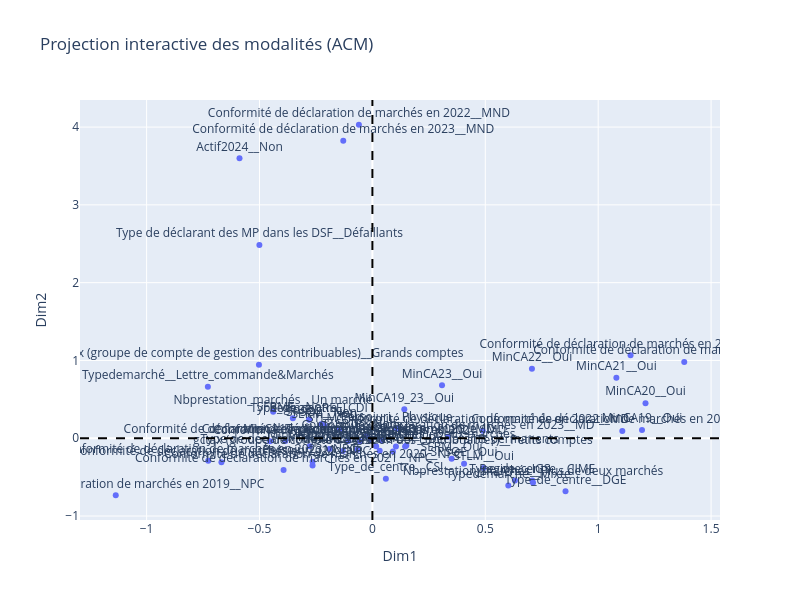

The notebook cell saved with this chart:
### Code cell
import plotly.express as px

# Coordonnées des modalités
coords_mod = mca.column_coordinates(X)  # DataFrame avec toutes les modalités

# On transforme en DataFrame "long" : chaque modalité devient une ligne
df_mod = coords_mod.reset_index()  # "index" contient les noms des modalités
df_mod.columns = ["Modalité"] + [f"Dim{i+1}" for i in range(coords_mod.shape[1])]

# On ne garde que les deux premières dimensions pour le plot
df_mod = df_mod[["Modalité", "Dim1", "Dim2"]]

# Scatter plot interactif
fig = px.scatter(
    df_mod,
    x="Dim1",
    y="Dim2",
    text="Modalité",
    hover_data=["Modalité", "Dim1", "Dim2"],
    title="Projection interactive des modalités (ACM)",
    width=800,   # largeur en pixels
    height=600    # hauteur en pixels
)
fig.update_traces(textposition='top center')
fig.add_hline(y=0, line_dash="dash", line_color="black")
fig.add_vline(x=0, line_dash="dash", line_color="black")
fig.show()

### Figure 1 — Plotly figure (JSON) as saved in the notebook; plotly's stock layout.template omitted (floating-point values rounded to 4 significant figures)
{"data": [{"customdata": [["Type_de_centre__CDI"], ["Type_de_centre__CIME"], ["Type_de_centre__CSI"], ["Type_de_centre__DGE"], ["Regime__IGS"], ["Regime__REEL"], ["Persojuri__Morale"], ["Persojuri__Physique"], ["gctax (groupe de compte de gestion des contribuables)__Grands comptes"], ["gctax (groupe de compte de gestion des contribuables)__Petits comptes"], ["Type de déclarant des MP dans les DSF__Déclarants permanents"], ["Type de déclarant des MP dans les DSF__Défaillants"], ["MinCA19__Non"], ["MinCA19__Oui"], ["Conformité de déclaration de marchés en 2019__MD"], ["Conformité de déclaration de marchés en 2019__MND"], ["Conformité de déclaration de marchés en 2019__NPC"], ["Conformité de déclaration de marchés en 2020__MD"], ["Conformité de déclaration de marchés en 2020__MND"], ["Conformité de déclaration de marchés en 2020__NPC"], ["Conformité de déclaration de marchés en 2021__MD"], ["Conformité de déclaration de marchés en 2021__MND"], ["Conformité de déclaration de marchés en 2021__NPC"], ["Conformité de déclaration de marchés en 2022__MD"], ["Conformité de déclaration de marchés en 2022__MND"], ["Conformité de déclaration de marchés en 2022__NPC"], ["Conformité de déclaration de marchés en 2023__MD"], ["Conformité de déclaration de marchés en 2023__MND"], ["Conformité de déclaration de marchés en 2023__NPC"], ["MinCA20__Non"], ["MinCA20__Oui"], ["MinCA21__Non"], ["MinCA21__Oui"], ["MinCA22__Non"], ["MinCA22__Oui"], ["MinCA23__Non"], ["MinCA23__Oui"], ["MinCA19_23__Non"], ["MinCA19_23__Oui"], ["Nbprestation_marchés__Deux marchés"], ["Nbprestation_marchés__Plus de deux marchés"], ["Nbprestation_marchés__Un marché"], ["Typedemarché__Bons_commande"], ["Typedemarché__Lettre_commande&Marchés"], ["Typedemarché__Mixte"], ["Actif2024__Non"], ["Actif2024__Oui"], ["SBTP__Non"], ["SBTP__Oui"], ["SERM__Non"], ["SERM__Oui"], ["SFBME__Non"], ["SFBME__Oui"], ["SPSOE__Non"], ["SPSOE__Oui"], ["STLM__Non"], ["STLM__Oui"]], "hovertemplate": "Dim1=%{x}<br>Dim2=%{y}<br>Modalité=%{customdata[0]}<extra></extra>", "legendgroup": "", "marker": {"color": "#636efa", "symbol": "circle"}, "mode": "markers+text", "name": "", "orientation": "v", "showlegend": false, "text": ["Type_de_centre__CDI", "Type_de_centre__CIME", "Type_de_centre__CSI", "Type_de_centre__DGE", "Regime__IGS", "Regime__REEL", "Persojuri__Morale", "Persojuri__Physique", "gctax (groupe de compte de gestion des contribuables)__Grands comptes", "gctax (groupe de compte de gestion des contribuables)__Petits comptes", "Type de déclarant des MP dans les DSF__Déclarants permanents", "Type de déclarant des MP dans les DSF__Défaillants", "MinCA19__Non", "MinCA19__Oui", "Conformité de déclaration de marchés en 2019__MD", "Conformité de déclaration de marchés en 2019__MND", "Conformité de déclaration de marchés en 2019__NPC", "Conformité de déclaration de marchés en 2020__MD", "Conformité de déclaration de marchés en 2020__MND", "Conformité de déclaration de marchés en 2020__NPC", "Conformité de déclaration de marchés en 2021__MD", "Conformité de déclaration de marchés en 2021__MND", "Conformité de déclaration de marchés en 2021__NPC", "Conformité de déclaration de marchés en 2022__MD", "Conformité de déclaration de marchés en 2022__MND", "Conformité de déclaration de marchés en 2022__NPC", "Conformité de déclaration de marchés en 2023__MD", "Conformité de déclaration de marchés en 2023__MND", "Conformité de déclaration de marchés en 2023__NPC", "MinCA20__Non", "MinCA20__Oui", "MinCA21__Non", "MinCA21__Oui", "MinCA22__Non", "MinCA22__Oui", "MinCA23__Non", "MinCA23__Oui", "MinCA19_23__Non", "MinCA19_23__Oui", "Nbprestation_marchés__Deux marchés", "Nbprestation_marchés__Plus de deux marchés", "Nbprestation_marchés__Un marché", "Typedemarché__Bons_commande", "Typedemarché__Lettre_commande&Marchés", "Typedemarché__Mixte", "Actif2024__Non", "Actif2024__Oui", "SBTP__Non", "SBTP__Oui", "SERM__Non", "SERM__Oui", "SFBME__Non", "SFBME__Oui", "SPSOE__Non", "SPSOE__Oui", "STLM__Non", "STLM__Oui"], "textposition": "top center", "type": "scatter", "x": [-0.2801, 0.7081, 0.05956, 0.8553, 0.6312, -0.2801, -0.2652, 0.1078, -0.5026, 0.09084, 0.03229, -0.5005, -0.386, 1.194, -0.4529, 1.107, -1.137, -0.1067, 1.381, -0.265, -0.05569, 1.143, -0.3933, 0.4891, -0.05977, -0.6686, 0.3346, -0.1291, -0.727, -0.2779, 1.21, -0.1902, 1.081, -0.131, 0.7066, -0.06715, 0.3083, -0.005447, 0.1413, 0.1503, 0.7115, -0.4395, 0.03968, -0.7288, 0.602, -0.5886, 0.01662, -0.02789, 0.1041, -0.2121, 0.3508, -0.3522, 0.1448, -0.2254, 0.406, -0.1464, 0.4923], "xaxis": "x", "y": [0.241, -0.5417, -0.5208, -0.6828, -0.5431, 0.241, -0.3028, 0.1231, 0.9441, -0.1706, -0.1602, 2.483, -0.03445, 0.1066, -0.0374, 0.09195, -0.7329, -0.03689, 0.9809, -0.352, -0.04006, 1.066, -0.409, 0.09627, 4.03, -0.3087, 0.01787, 3.826, -0.2891, -0.1035, 0.4504, -0.1369, 0.7779, -0.1655, 0.8928, -0.1483, 0.681, -0.01432, 0.3715, -0.09365, -0.5712, 0.3392, -0.03029, 0.661, -0.6059, 3.598, -0.1016, 0.02813, -0.105, 0.1602, -0.2649, 0.256, -0.1053, 0.1828, -0.3291, 0.1138, -0.3824], "yaxis": "y"}], "layout": {"height": 600, "legend": {"tracegroupgap": 0}, "shapes": [{"line": {"color": "black", "dash": "dash"}, "type": "line", "x0": 0, "x1": 1, "xref": "x domain", "y0": 0, "y1": 0, "yref": "y"}, {"line": {"color": "black", "dash": "dash"}, "type": "line", "x0": 0, "x1": 0, "xref": "x", "y0": 0, "y1": 1, "yref": "y domain"}], "title": {"text": "Projection interactive des modalités (ACM)"}, "width": 800, "xaxis": {"anchor": "y", "domain": [0, 1], "title": {"text": "Dim1"}}, "yaxis": {"anchor": "x", "domain": [0, 1], "title": {"text": "Dim2"}}}}
